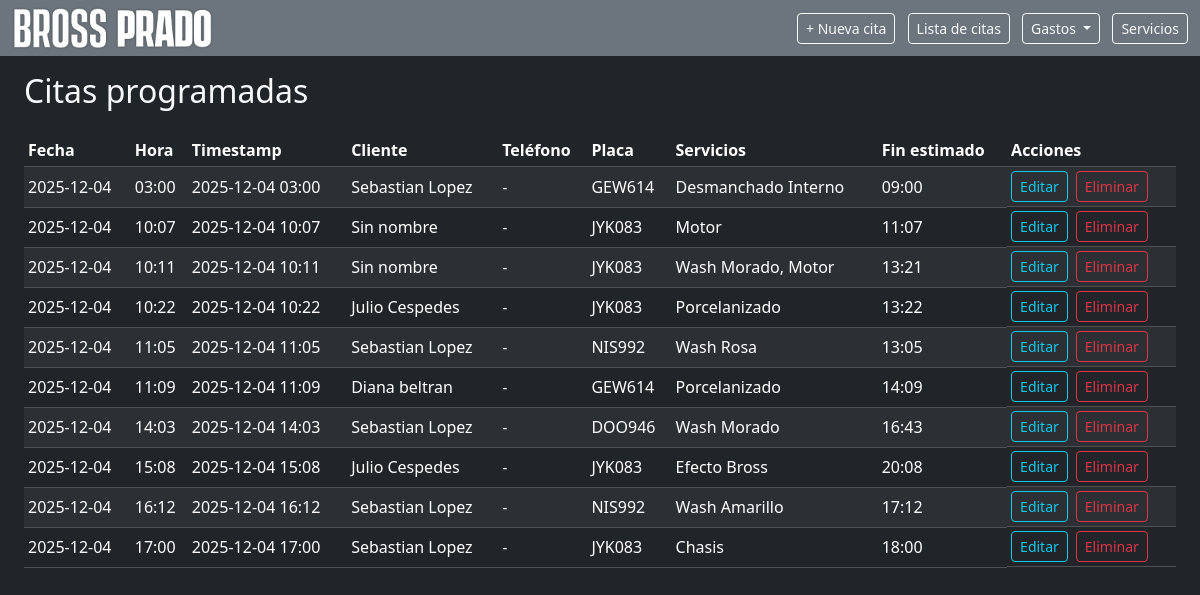
Before: /appointments with the older database file.
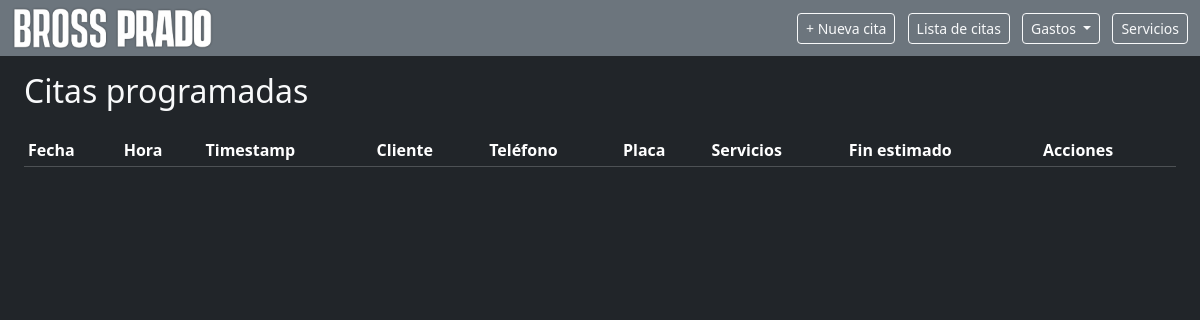
After: the same page with the newer database file.
### app.py (models this page shows, shortened)
class Appointment(db.Model):
    __tablename__ = "appointments"
    id = db.Column(db.Integer, primary_key=True)
    customer_name = db.Column(db.String(120), nullable=True)
    plate = db.Column(db.String(20), nullable=True)
    phone = db.Column(db.String(20))
    services = db.Column(db.String(255), nullable=False)  # "Wash Morado, Motor"
    start_datetime = db.Column(db.DateTime, nullable=False)
    end_datetime = db.Column(db.DateTime, nullable=False)
    notes = db.Column(db.Text, nullable=True)

### app.py (the view)
@app.route("/appointments")
def appointments_list():
    appointments = Appointment.query.order_by(Appointment.start_datetime.asc()).all()
    return render_template("appointments_list.html", appointments=appointments)

### templates/appointments_list.html (shortened to what this page needs)
{% extends "base.html" %}
{% block extra_head %}
<link rel="stylesheet"
      href="https://cdn.datatables.net/1.13.6/css/dataTables.bootstrap5.min.css">
{% endblock %}
{% block content %}
<h2>Citas programadas</h2>
<table id="appointmentsTable"
       class="table table-dark table-striped table-sm align-middle mt-4">
  <thead>
    <tr>
      <th>Fecha</th>
      <th>Hora</th>
      <th>Timestamp</th>
      <th>Cliente</th>
      <th>Teléfono</th>
      <th>Placa</th>
      <th>Servicios</th>
      <th>Fin estimado</th>
      <th>Acciones</th>
    </tr>
  </thead>
  <tbody>
  {% for a in appointments %}
    <tr>
      <td>{{ a.start_datetime.strftime("%Y-%m-%d") }}</td>
      <td>{{ a.start_datetime.strftime("%H:%M") }}</td>
      <td>{{ a.start_datetime.strftime("%Y-%m-%d %H:%M") }}</td>
      <td>{{ a.customer_name }}</td>
      <td>{{ a.phone or "-" }}</td>
      <td>{{ a.plate or "-" }}</td>
      <td>{{ a.services }}</td>
      <td>{{ a.end_datetime.strftime("%H:%M") }}</td>
      <td class="d-flex gap-2">
        <a href="{{ url_for('edit_appointment', appointment_id=a.id) }}"
          class="btn btn-sm btn-outline-info">Editar</a>
        <form method="post"
              action="{{ url_for('delete_appointment', appointment_id=a.id) }}"
              onsubmit="return confirm('¿Eliminar esta cita?');">
          <button class="btn btn-sm btn-outline-danger">Eliminar</button>
        </form>
      </td>
    </tr>
  {% endfor %}
  </tbody>
</table>
{% endblock %}

### templates/base.html (shortened to what this page needs)
<!doctype html>
<html lang="es">
<head>
  <link
    href="https://cdn.jsdelivr.net/npm/bootstrap@5.3.3/dist/css/bootstrap.min.css"
    rel="stylesheet">
  {% block extra_head %}{% endblock %}
</head>
<body class="bg-dark text-light">
<nav class="navbar navbar-expand-lg navbar-dark bg-secondary mb-3">
  <div class="container-fluid">
    <a class="navbar-brand d-flex align-items-center gap-2"
       href="{{ url_for('calendar_view') }}"
       style="padding-top: 0; padding-bottom: 0;">
      <img
        src="{{ url_for('static', filename='img/logotipo.png') }}"
        alt="Agenda Detailing"
        class="navbar-logo"
        onerror="this.style.display='none'; this.insertAdjacentHTML('afterend','<span class=\'navbar-brand-text\'>Agenda</span>');"
      >
    </a>
    <div>
      <a class="btn btn-sm btn-outline-light me-2" href="{{ url_for('new_appointment') }}">+ Nueva cita</a>
      <a class="btn btn-sm btn-outline-light me-2" href="{{ url_for('appointments_list') }}">Lista de citas</a>
      <div class="dropdown d-inline-block me-2">
        <button class="btn btn-sm btn-outline-light dropdown-toggle"
                type="button"
                data-bs-toggle="dropdown"
                aria-expanded="false">
          Gastos
        </button>
      </div>
      <a class="btn btn-sm btn-outline-light" href="{{ url_for('services_view') }}">Servicios</a>
    </div>
  </div>
</nav>
<div class="container-fluid px-4">
  {% block content %}{% endblock %}
</div>
</body>
</html>

### templates/base.html (style rules this page uses)
.navbar-logo { height: 40px; width: auto; display: block; filter: drop-shadow(0 0 1px rgba(0,0,0,0.45)); }

Changed rows visible on the page:
removed Appointment: start_datetime "2025-12-04", start_datetime "03:00", start_datetime "2025-12-04 03:00", customer_name "Sebastian Lopez", phone "-", plate "GEW614", services "Desmanchado Interno", end_datetime "09:00"
removed Appointment: start_datetime "2025-12-04", start_datetime "10:07", start_datetime "2025-12-04 10:07", customer_name "Sin nombre", phone "-", plate "JYK083", services "Motor", end_datetime "11:07"
removed Appointment: start_datetime "2025-12-04", start_datetime "10:11", start_datetime "2025-12-04 10:11", customer_name "Sin nombre", phone "-", plate "JYK083", services "Wash Morado, Motor", end_datetime "13:21"
removed Appointment: start_datetime "2025-12-04", start_datetime "10:22", start_datetime "2025-12-04 10:22", customer_name "Julio Cespedes", phone "-", plate "JYK083", services "Porcelanizado", end_datetime "13:22"
removed Appointment: start_datetime "2025-12-04", start_datetime "11:05", start_datetime "2025-12-04 11:05", customer_name "Sebastian Lopez", phone "-", plate "NIS992", services "Wash Rosa", end_datetime "13:05"
removed Appointment: start_datetime "2025-12-04", start_datetime "11:09", start_datetime "2025-12-04 11:09", customer_name "Diana beltran", phone "-", plate "GEW614", services "Porcelanizado", end_datetime "14:09"
removed Appointment: start_datetime "2025-12-04", start_datetime "14:03", start_datetime "2025-12-04 14:03", customer_name "Sebastian Lopez", phone "-", plate "DOO946", services "Wash Morado", end_datetime "16:43"
removed Appointment: start_datetime "2025-12-04", start_datetime "15:08", start_datetime "2025-12-04 15:08", customer_name "Julio Cespedes", phone "-", plate "JYK083", services "Efecto Bross", end_datetime "20:08"
removed Appointment: start_datetime "2025-12-04", start_datetime "16:12", start_datetime "2025-12-04 16:12", customer_name "Sebastian Lopez", phone "-", plate "NIS992", services "Wash Amarillo", end_datetime "17:12"
removed Appointment: start_datetime "2025-12-04", start_datetime "17:00", start_datetime "2025-12-04 17:00", customer_name "Sebastian Lopez", phone "-", plate "JYK083", services "Chasis", end_datetime "18:00"
